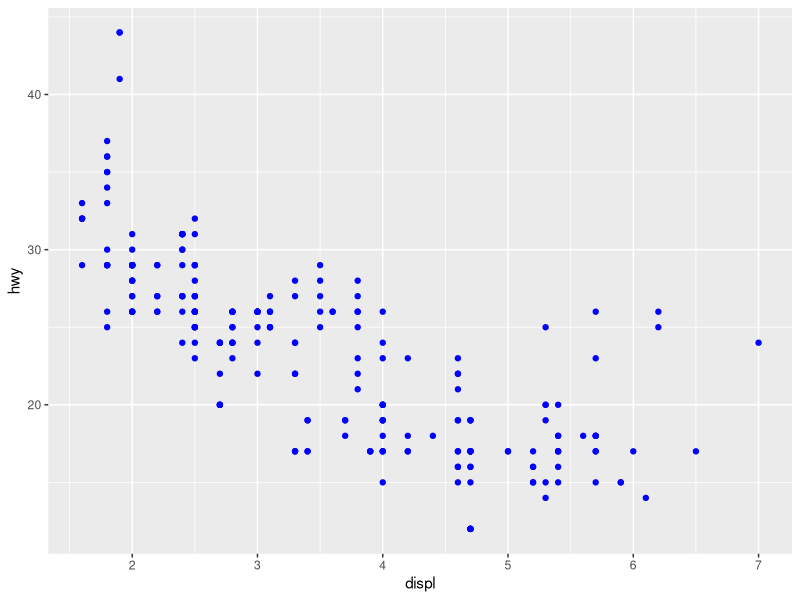
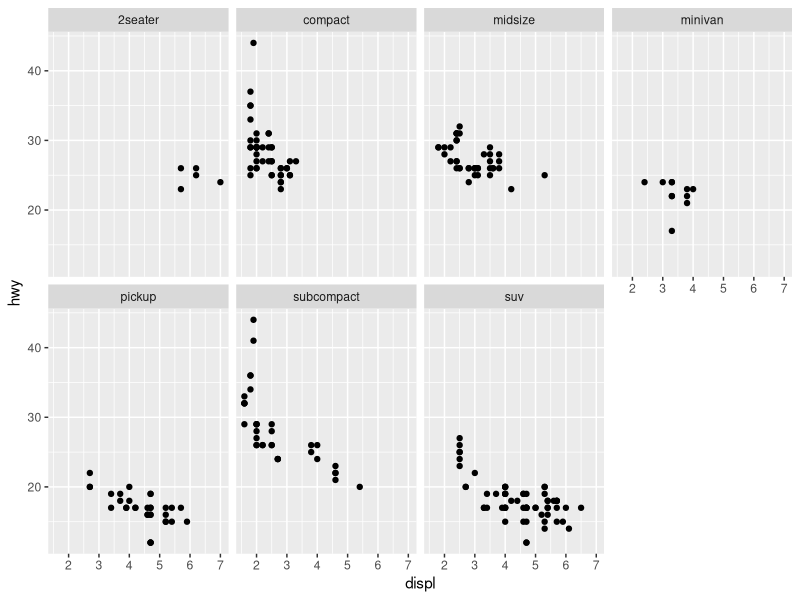
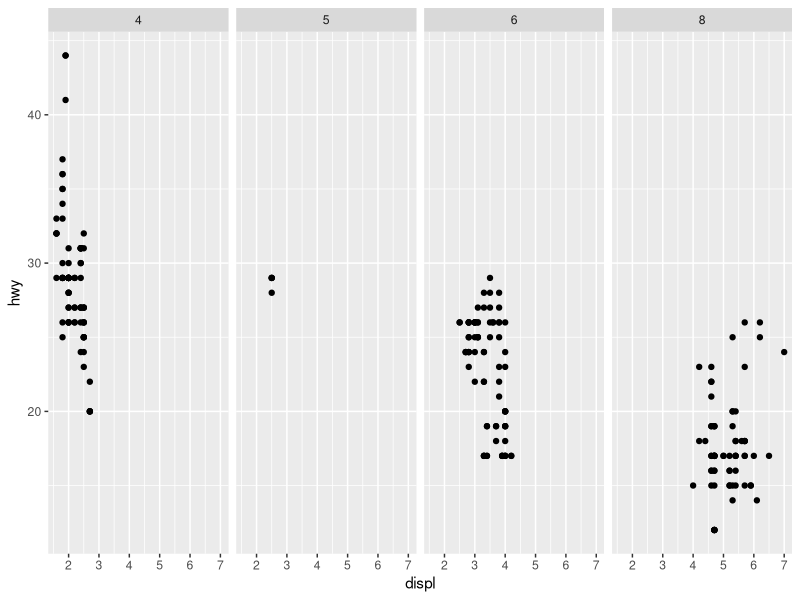
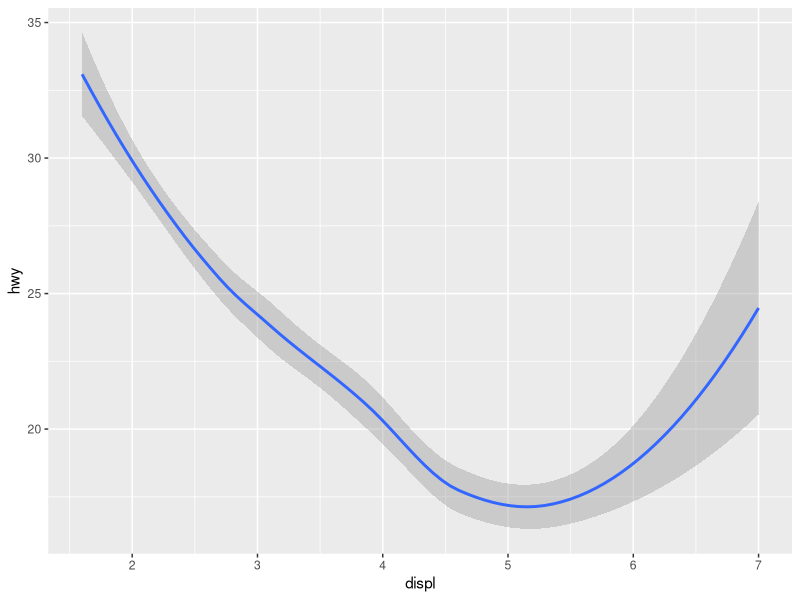
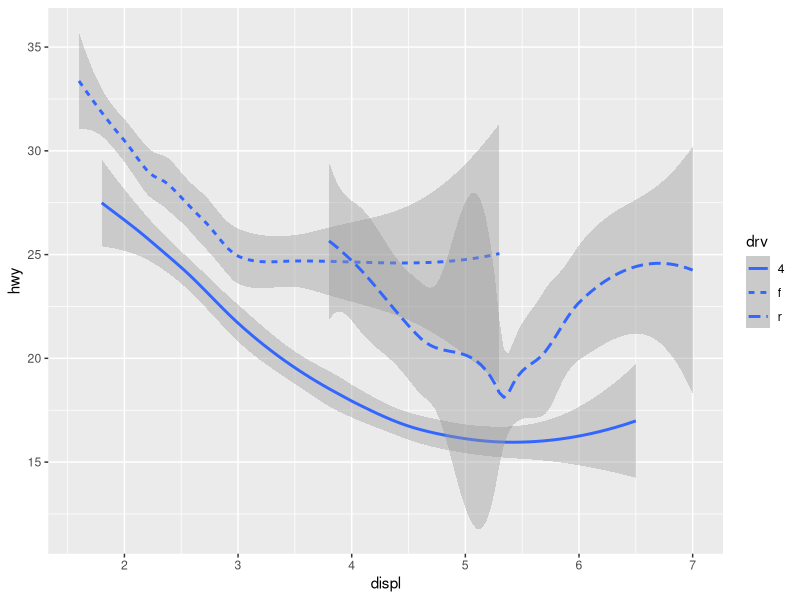
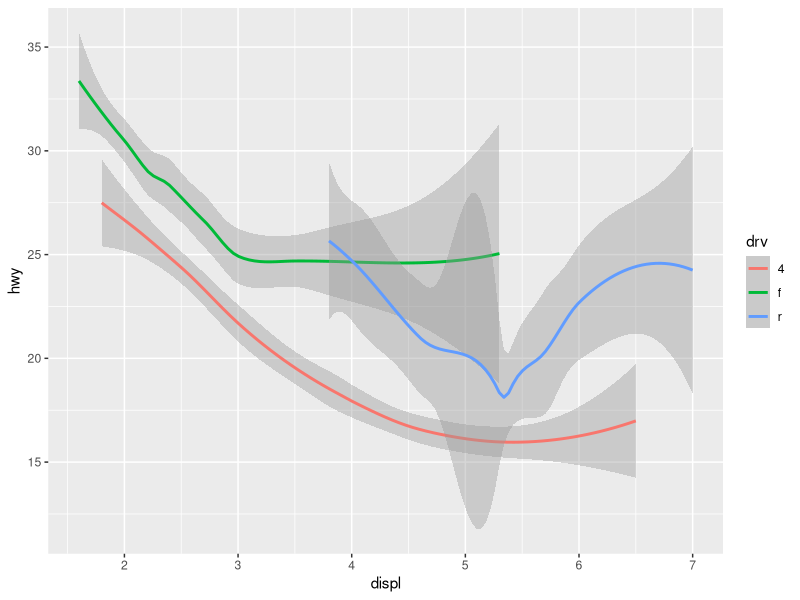
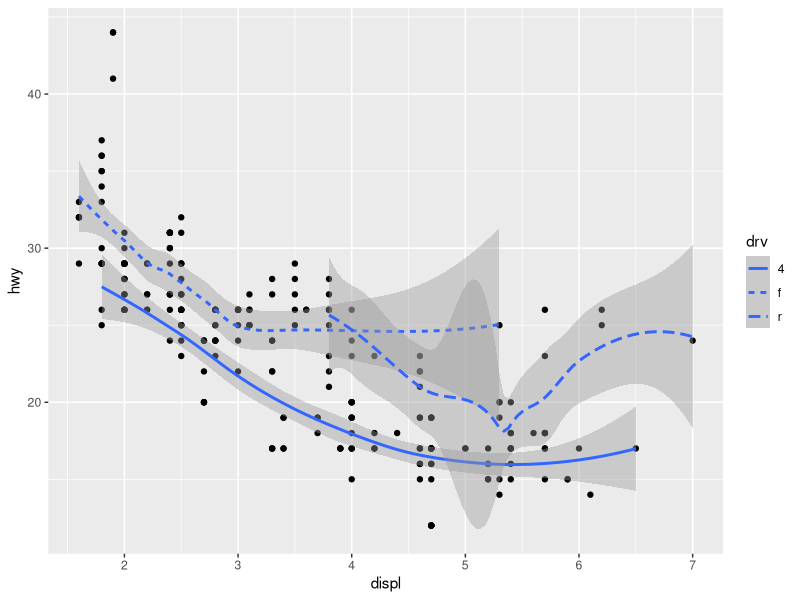
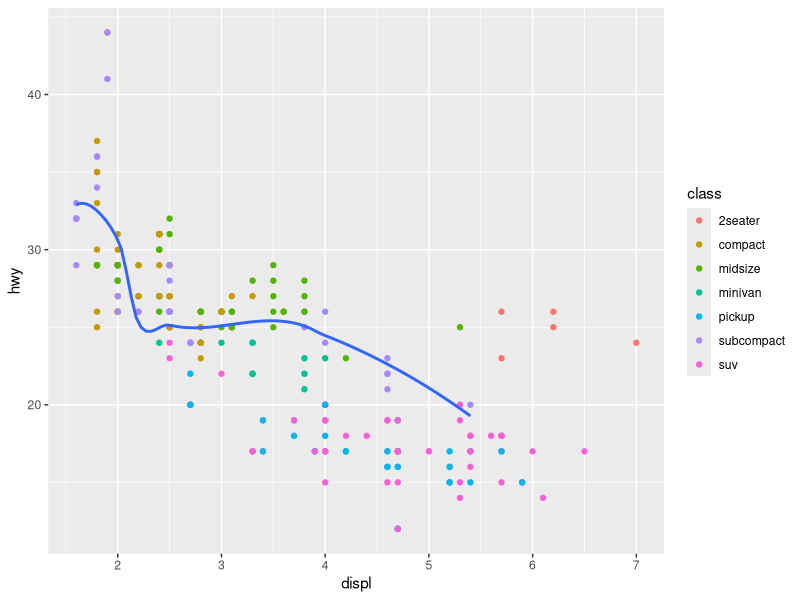

The R source for these figures, in order:
# Author : Sunil Mathur
# This code is part of the course curriculum for MS - Data Science at University of Delaware
# BUAD621 - Decision Analytics and Visualization

# Program Objective : ggplot2 examples

library("tidyverse")
mpg
DF = mpg
DF %>% 
  ggplot() +
  #geom_point(aes (x = displ, y = hwy,  color = class)) +
  #geom_point(aes (x = displ, y = hwy,  size = class))
  #geom_point(aes (x = displ, y = hwy,  alpha = class))
  #geom_point(aes (x = displ, y = hwy,  shape = class))
  geom_point(aes (x = displ, y = hwy),  color = "blue")
  geom_point(aes(x= cyl, y = hwy))
?mpg
#facets
  DF %>% 
    ggplot() +
    geom_point(aes (x = displ, y = hwy)) +
    facet_wrap( ~ class, nrow = 2)
  
  DF %>% 
    ggplot() +
    geom_point(aes (x = displ, y = hwy)) +
    facet_grid( . ~ cyl)

  DF %>% 
    ggplot() +
    geom_smooth (aes (x = displ, y = hwy)) 
  
  DF %>% 
    ggplot() +
    geom_smooth (aes (x = displ, y = hwy, linetype = drv)) 
  
  DF %>% 
    ggplot() +
    geom_smooth (aes (x = displ, y = hwy, color = drv)) 

  DF %>% 
    ggplot() +
    geom_point(aes (x = displ, y = hwy)) +
    geom_smooth (aes (x = displ, y = hwy, linetype = drv))      

  DF %>% 
    ggplot(aes (x = displ, y = hwy)) +
    geom_point(aes(color = class)) +
    geom_smooth (
      data = filter(mpg, class == "subcompact"),
      se = FALSE
    )  
 
  ggplot(mpg, aes(x = displ, y = hwy)) +
    geom_point() +
    geom_smooth(se = FALSE)
  
  ggplot(mpg, aes(x = displ, y = hwy)) +
    geom_smooth(mapping = aes(group = drv), se = FALSE) +
    geom_point()
  
  ggplot(mpg, aes(x = displ, y = hwy, colour = drv)) +
    geom_point() +
    geom_smooth(se = FALSE)
  
  ggplot(mpg, aes(x = displ, y = hwy)) +
    geom_point(aes(colour = drv)) +
    geom_smooth(se = FALSE)
  
  ggplot(mpg, aes(x = displ, y = hwy)) +
    geom_point(aes(colour = drv)) +
    geom_smooth(aes(linetype = drv), se = FALSE)
  #> `geom_smooth()` using method = 'loess' and formula 'y ~ x'
  
  ggplot(mpg, aes(x = displ, y = hwy)) +
    geom_point(size = 4, color = "white") +
    geom_point(aes(colour = drv))

  #Diamonds dataset
  DFdiamonds = diamonds  
  
  DFdiamonds %>% 
    ggplot() + 
    geom_bar(aes(x = cut))
  
  DFdiamonds %>% 
    ggplot() + 
    stat_count(aes(x = cut))
  
  ggplot(data = diamonds) +
    geom_pointrange(
      mapping = aes(x = cut, y = depth),
      stat = "summary"
    )
  
  ggplot(data = diamonds) +
    geom_bar(aes(x=cut, color = cut))
    
  ggplot(data = diamonds) +
    geom_bar(aes(x=cut, fill = cut))

  ggplot(data = diamonds) +
    geom_bar(aes(x=cut, fill = clarity))  
  
  ?geom_j